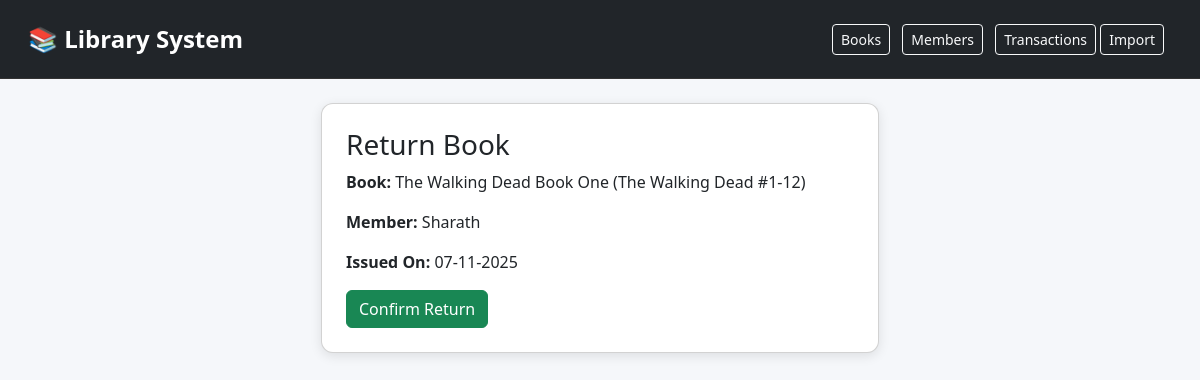
The app's page /return/2 with its own data.
### models/book.py (models this page shows)
class Book(db.Model):
    id = db.Column(db.Integer, primary_key=True)
    title = db.Column(db.String(150), nullable=False)
    author = db.Column(db.String(100), nullable=False)
    isbn = db.Column(db.String(13), unique=True, nullable=False)
    publisher = db.Column(db.String(100), nullable=True)
    pages = db.Column(db.Integer, nullable=True)
    stock = db.Column(db.Integer, default=0)

### models/member.py (models this page shows)
class Member(db.Model):
    __tablename__ = "member"
    id = db.Column(db.Integer, primary_key=True)
    name = db.Column(db.String(200), nullable=False)
    outstanding_fees = db.Column(db.Float, default=0)

### models/transaction.py (models this page shows)
class Transaction(db.Model):
    __tablename__ = "transaction"
    id = db.Column(db.Integer, primary_key=True)
    book_id = db.Column(db.Integer, db.ForeignKey("book.id"), nullable=False)
    member_id = db.Column(db.Integer, db.ForeignKey("member.id"), nullable=False)
    issue_date = db.Column(db.DateTime, default=datetime.utcnow, nullable=False)
    return_date = db.Column(db.DateTime)
    fee = db.Column(db.Float, default=0)
    book = db.relationship("Book")
    member = db.relationship("Member")

### app.py (the view, shortened to what this page needs)
@app.route("/return/<int:txn_id>", methods=["GET", "POST"])
def return_book(txn_id):
    from models.transaction import Transaction
    from models.book import Book
    from datetime import datetime
    txn = Transaction.query.get_or_404(txn_id)
    return render_template("return.html", txn=txn)

### templates/return.html
{% extends "base.html" %}
{% block content %}
<div class="card card-custom p-4 col-lg-6 mx-auto">
    <h3>Return Book</h3>
    <p><strong>Book:</strong> {{ txn.book.title }}</p>
    <p><strong>Member:</strong> {{ txn.member.name }}</p>
    <p><strong>Issued On:</strong> {{ txn.issue_date.strftime('%d-%m-%Y') }}</p>
    <form method="POST">
        <button class="btn btn-success">Confirm Return</button>
    </form>
</div>
{% endblock %}

### templates/base.html (style rules this page uses)
body { background-color: #f5f7fa; }
.card-custom { border-radius: 12px; box-shadow: 0 3px 12px rgba(0,0,0,0.1); }

### records on screen
Book: book "The Walking Dead Book One (The Walking Dead #1-12)"
Member: member.name "Sharath"
Transaction: issue_date "07-11-2025"
